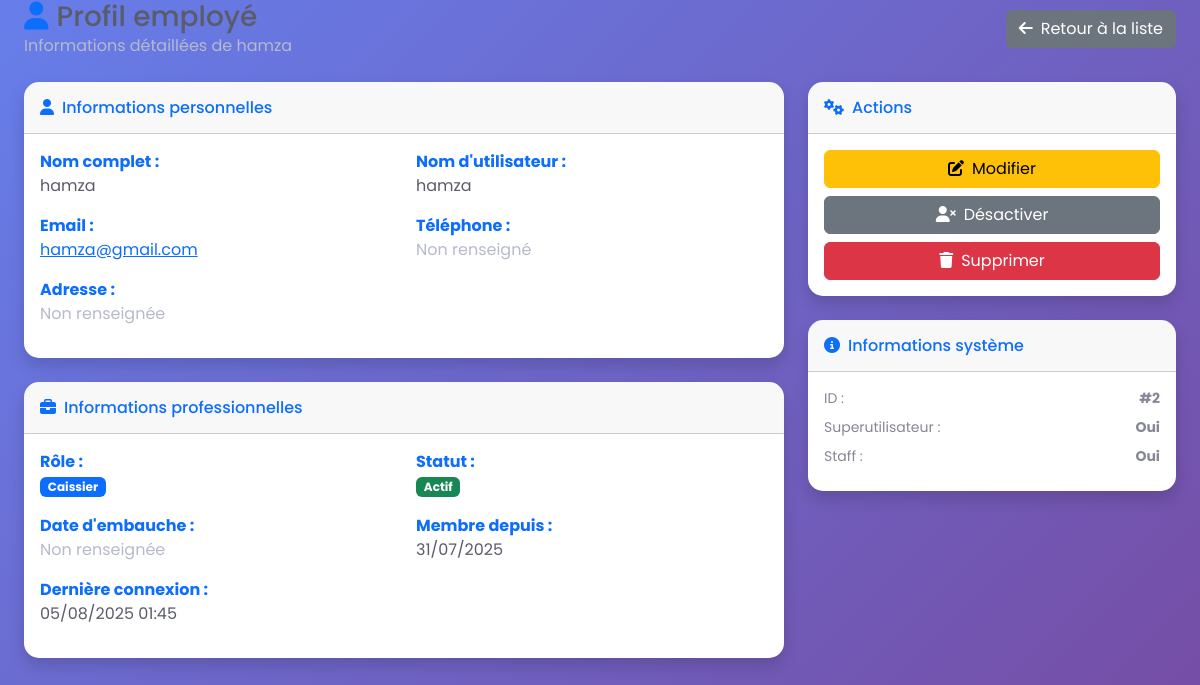
Page /accounts/employees/2/ (signed in) on the earlier database version.
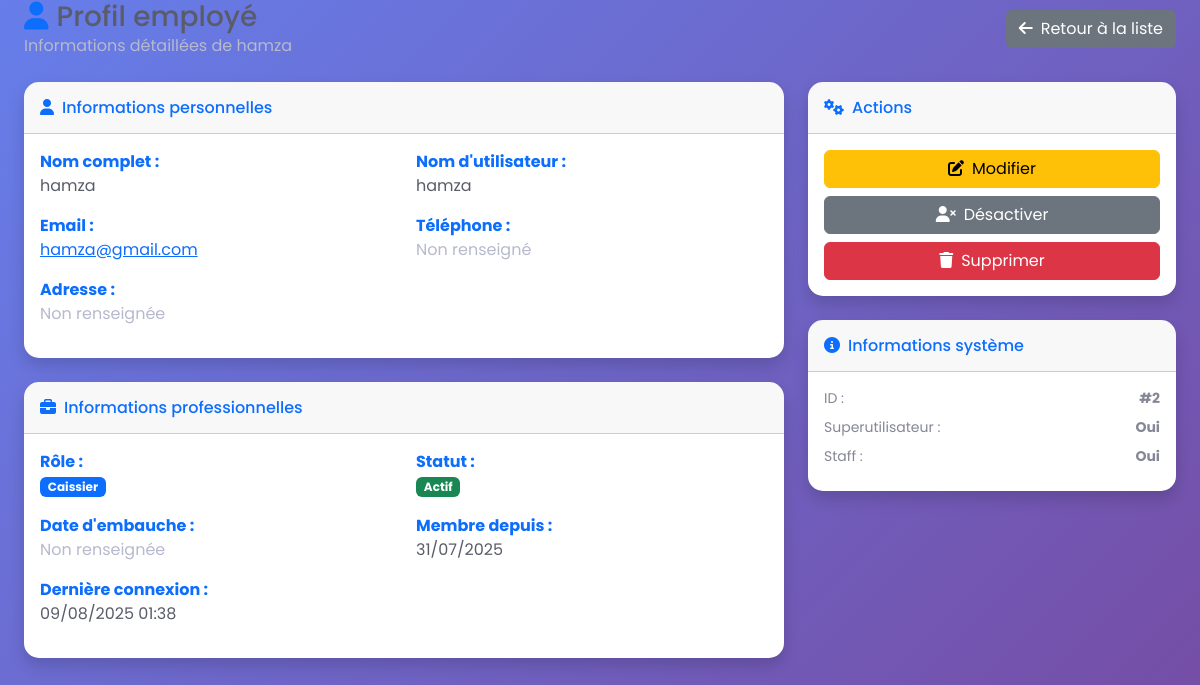
Same page on the later database version.
### apps/accounts/models.py (models this page shows, shortened)
class User(AbstractUser):
    class Role(models.TextChoices):
        ADMIN = "ADMIN", "Administrateur"
        CASHIER = "CASHIER", "Caissier"
    role = models.CharField(
        max_length=20,
        choices=Role.choices,
        default=Role.CASHIER,
        help_text="Rôle de l'utilisateur dans le système"
    )
    phone = models.CharField(
        max_length=20,
        blank=True,
        verbose_name="Téléphone"
    )
    address = models.TextField(
        blank=True,
        verbose_name="Adresse"
    )
    hire_date = models.DateField(
        null=True,
        blank=True,
        verbose_name="Date d'embauche"
    )
    email = models.EmailField(
        unique=True,
        help_text="Adresse email unique requise pour la récupération de mot de passe"
    )
    first_name = models.CharField(max_length=150, verbose_name="Prénom")
    last_name = models.CharField(max_length=150, verbose_name="Nom de famille")
    class Meta:
        verbose_name = "Utilisateur"
        verbose_name_plural = "Utilisateurs"
        ordering = ['-date_joined']
    def get_full_name(self):
        if self.first_name and self.last_name:
            return f"{self.first_name} {self.last_name}"
        return self.username
    def is_admin(self):
        return self.role == self.Role.ADMIN
    @property
    def role_badge_class(self):
        return "badge bg-danger" if self.is_admin() else "badge bg-primary"
    description = models.TextField(
    blank=True,
    verbose_name="Description",
    help_text="Description détaillée du fournisseur"
)

### apps/accounts/views.py (the view)
# urls.py: path('employees/<int:pk>/',     views.EmployeeDetailView.as_view(),    name='employee_detail'),
class EmployeeDetailView(LoginRequiredMixin, AdminRequiredMixin, DetailView):
    model = User
    template_name = 'accounts/employees/employee_detail.html'
    context_object_name = 'employee'
    def get_queryset(self):
        return User.objects.exclude(pk=self.request.user.pk)

### apps/accounts/views.py (called while the page is built)
    def test_func(self):
        return self.request.user.is_authenticated and self.request.user.is_admin()

### apps/accounts/templates/accounts/employees/employee_detail.html (shortened to what the changed rows need)
{% extends 'base.html' %}
{% block content %}
<div class="container-fluid px-4">
    <div class="d-flex justify-content-between align-items-center mb-4">
        <div>
            <h1 class="h3 mb-0 text-gray-800">
                <i class="fas fa-user me-2 text-primary"></i>Profil employé
            </h1>
            <p class="text-muted mb-0">Informations détaillées de {{ employee.get_full_name }}</p>
        </div>
    </div>
    <div class="row">
        <div class="col-lg-8">
            <div class="card shadow mb-4">
                <div class="card-body">
                    <div class="row">
                        <div class="col-md-6 mb-3">
                            <strong class="text-primary">Nom complet :</strong>
                            <div class="text-gray-800">{{ employee.get_full_name }}</div>
                        </div>
                        <div class="col-md-6 mb-3">
                            <strong class="text-primary">Nom d'utilisateur :</strong>
                            <div class="text-gray-800">{{ employee.username }}</div>
                        </div>
                        <div class="col-md-6 mb-3">
                            <div class="text-gray-800">
                                <a href="mailto:{{ employee.email }}">{{ employee.email }}</a>
                            </div>
                        </div>
                    </div>
                </div>
            </div>
            <div class="card shadow mb-4">
                <div class="card-body">
                    <div class="row">
                        <div class="col-md-6 mb-3">
                            <div>
                                <span class="{{ employee.role_badge_class }}">
                                    {{ employee.get_role_display }}
                                </span>
                            </div>
                        </div>
                        <div class="col-md-6 mb-3">
                            <strong class="text-primary">Membre depuis :</strong>
                            <div class="text-gray-800">{{ employee.date_joined|date:"d/m/Y" }}</div>
                        </div>
                        <div class="col-md-6 mb-3">
                            <strong class="text-primary">Dernière connexion :</strong>
                            <div class="text-gray-800">
                                {% if employee.last_login %}
                                    {{ employee.last_login|date:"d/m/Y H:i" }}
                                {% else %}
                                    <span class="text-muted">Jamais connecté</span>
                                {% endif %}
                            </div>
                        </div>
                    </div>
                </div>
            </div>
        </div>
        <div class="col-lg-4">
            <div class="card shadow mb-4">
                <div class="card-body">
                    <div class="small text-gray-600">
                        <div class="d-flex justify-content-between mb-2">
                            <span>ID :</span>
                            <strong>#{{ employee.pk }}</strong>
                        </div>
                        <div class="d-flex justify-content-between mb-2">
                            <span>Superutilisateur :</span>
                            <strong>{{ employee.is_superuser|yesno:"Oui,Non" }}</strong>
                        </div>
                        <div class="d-flex justify-content-between mb-2">
                            <span>Staff :</span>
                            <strong>{{ employee.is_staff|yesno:"Oui,Non" }}</strong>
                        </div>
                    </div>
                </div>
            </div>
        </div>
    </div>
</div>
{% endblock %}

Differences in the rows shown:
changed User "hamza": last_login "05/08/2025 01:45" → "09/08/2025 01:38"
